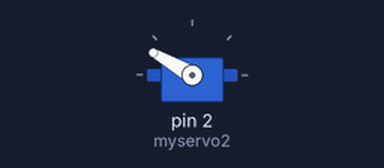
The sketch below on a simulated Arduino Uno, built with avr-gcc and run on an emulated ATmega328P. Shown: servo.

Above: at 0.05 s.
At 0.3 s:
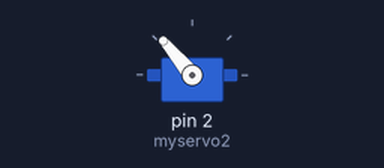
At 0.6 s:
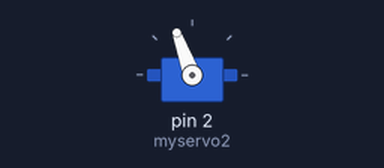
At 1.2 s:
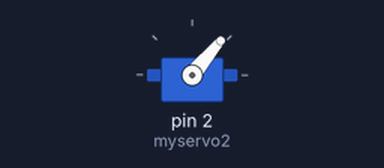
Timing chart, 0 to 3.0 s (numbered marks = the images above):
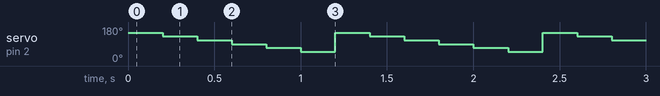

The sketch:

Servo.ino
```cpp
 //舵机控制测试

// 需要外接电源 +5V - +12V
// 舵机接5+ arduino.GND  型号端接 arduino.PWM 9
#include <Servo.h>
Servo myservo2; // 定义舵机变量名
void setup()
{
  myservo2.attach(2 ); // 定义舵机接口，9或10
  Serial.begin(9600);   //  打开串口，设置波特率为9600 bps
}
void loop()
{
   for( int i= 150;i>=45;i=i-20)
  {
    myservo2.write(i); // 设置舵机旋转的角度
    delay( 200);
  }
}
```

Measured:
- by itself, servo on pin 2 (myservo2): repeats every 1.2 s: 110° 0.20 s, 90° 0.20 s, 70° 0.20 s, 50° 0.20 s, 150° 0.20 s, 130° 0.20 s
